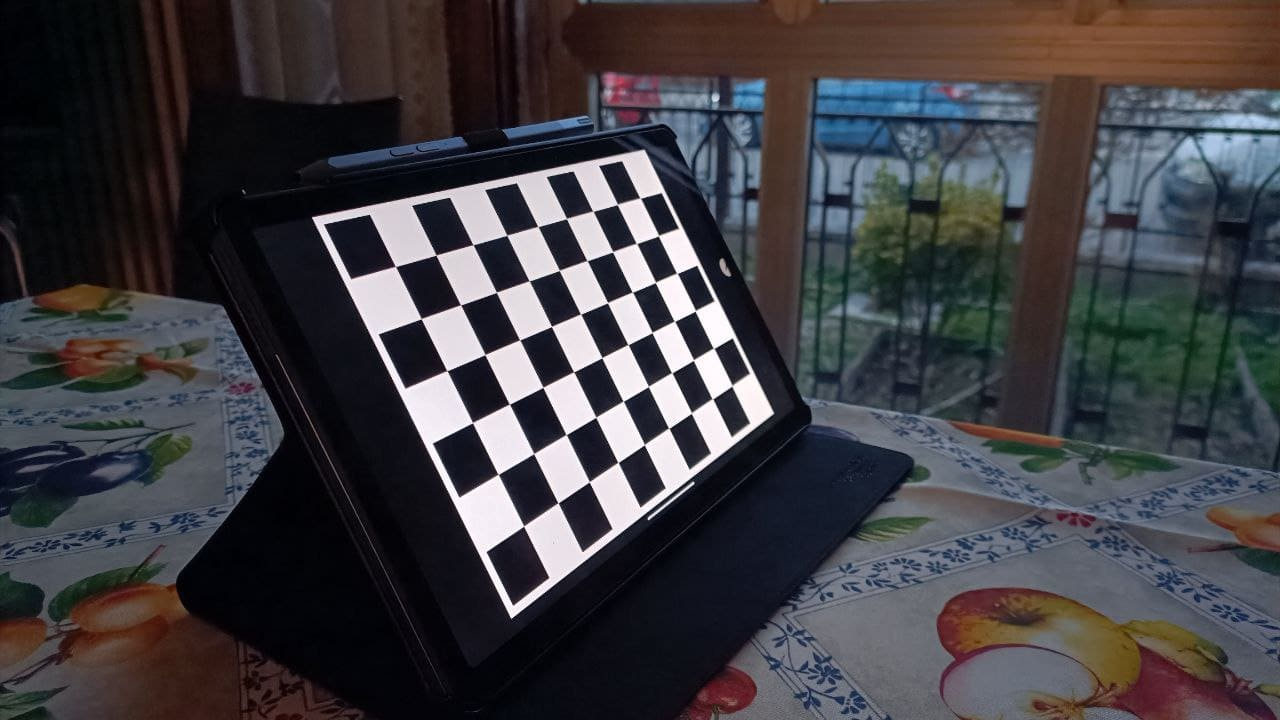
#> input picture 04- camera calibration/files/photo_2023-11-26_16-47-48.jpg, 1280 x 720 px; its folder holds only this picture in this run
$ python calibration_by_image.py
#> lines starting #> are read from the running program, lines starting #| are printed output that depends on the picture; after the words box and inside, x2 and y2 are one past the last pixel; in counts of white or black regions, pixels touching at a corner belong together; long printed decimals are rounded
import cv2 as cv
import numpy as np
import glob
import yaml

# Set corners of the chessboard
hc = 9
vc = 6

# Criteria for termination of the iterative process of corner refinement
criteria = (cv.TERM_CRITERIA_EPS + cv.TERM_CRITERIA_MAX_ITER, 30, 0.001)

# Prepare object points (3D points in real world space)
objp = np.zeros((vc * hc, 3), np.float32)
objp[:, :2] = np.mgrid[0:hc, 0:6].T.reshape(-1, 2)

# Arrays to store object points and image points from all the images
objpoints = []  # 3D point in real world space
imgpoints = []  # 2D points in image plane

# Load images
images = glob.glob('files/*.jpg')

for fname in images:
    img = cv.imread(fname)
#> img is the input picture: shape (720, 1280, 3); mean B, G, R 66.9, 62.7, 64.4
    gray = cv.cvtColor(img, cv.COLOR_BGR2GRAY)
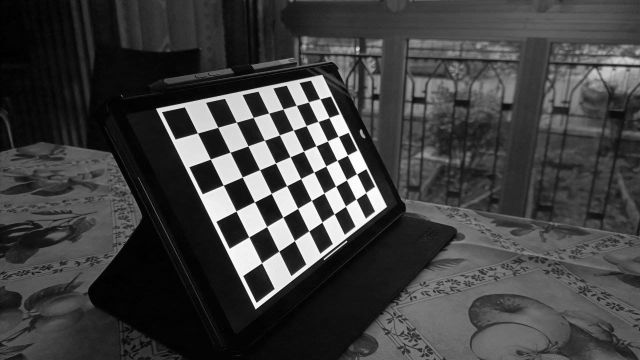
#> gray: shape (720, 1280) (shown at 1/2 size); min 0, max 255, mean 63.7

    # Find the chess board corners
    ret, corners = cv.findChessboardCorners(gray, (hc, vc), None)
#> ret = True; corners = 54 rows, first 8: [395.5, 266.5], [435.9, 255.1], [473.2, 244.8], [506.9, 235.3], [537.9, 226.5], [566.4, 218.6], [593.2, 211.4], [617.2, 204.5]

    # If found, add object points, image points (after refining them)
    if ret:
        objpoints.append(objp)
        corners2 = cv.cornerSubPix(gray, corners, (11, 11), (-1, -1), criteria)
#> corners2 = 54 rows, first 8: [395.4, 266.5], [435.9, 255.1], [473, 244.7], [506.8, 235.3], [538, 226.5], [566.5, 218.5], [593, 211.2], [617.3, 204.3]
        imgpoints.append(corners2)

        # Draw and display the corners
        img = cv.drawChessboardCorners(img, (hc, vc), corners2, ret)
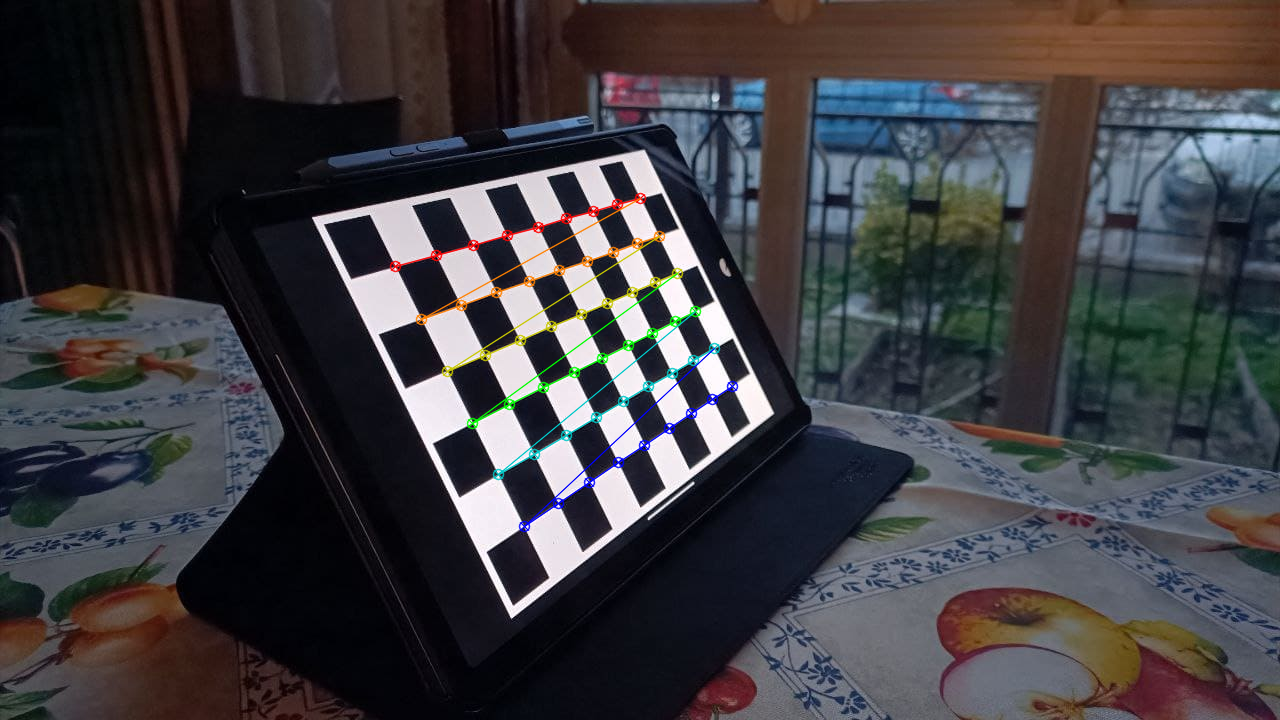
#> img: shape (720, 1280, 3); 1.26% of pixels changed, all inside (x1, y1, x2, y2) = (389, 192, 739, 533)
        cv.imshow("Check images", img)
        cv.waitKey(300)

cv.destroyAllWindows()

# Calibrate the camera
(
    ret,  # retval(returns the root mean square (RMS) re-projection error, usually it should be between 0.1
    # and 1.0 pixels in a good calibration.)
    mtx,  # Camera matrix
    dist,  # Distortion coefficients
    rvecs,  # Rotation vectors
    tvecs  # Translation vectors
) = cv.calibrateCamera(objpoints, imgpoints, gray.shape[::-1], None, None)
#> ret = 0.106; mtx = [[929.2, 0, 650.9], [0, 963.1, 364.6], [0, 0, 1]]; dist = [[-0.0997, 2.14, -0.000775, -0.00155, -13.11]]; rvecs = ([-0.201, -0.908, -0.442],); tvecs = ([-4.53, -1.68, 16.48],)

if ret is not None:
    # Show the result and save in the file
    data = {'Camera matrix:': np.asarray(mtx).tolist(), 'Distortion coefficients:': np.asarray(dist).tolist()}
#> data = {'Camera matrix:': [[929.2, 0, 650.9], [0, 963.1, 364.6], [0, 0, 1]], 'Distortion coefficients:': [[-0.0997, 2.14, -0.000775, -0.00155, -13.11]]}
    with open("calibration.yaml", "w") as f:
        yaml.dump(data, f)
    print("The results:\n")
    print("Camera matrix:")
    print(mtx)
#| [[929.241   0.         650.947]
#|  [  0.         963.080  364.566]
#|  [  0.           0.           1.        ]]
    print("\nDistortion coefficients:")
    print(dist)
#| [[-9.96721897e-02  2.14463128e+00 -7.74724832e-04 -1.54799363e-03
#|   -1.31070779e+01]]
    print("\n\nAlso you can find this result on the calibration.yaml file")

$ run again, on 04- camera calibration/files/photo_2023-11-26_16-48-05.jpg
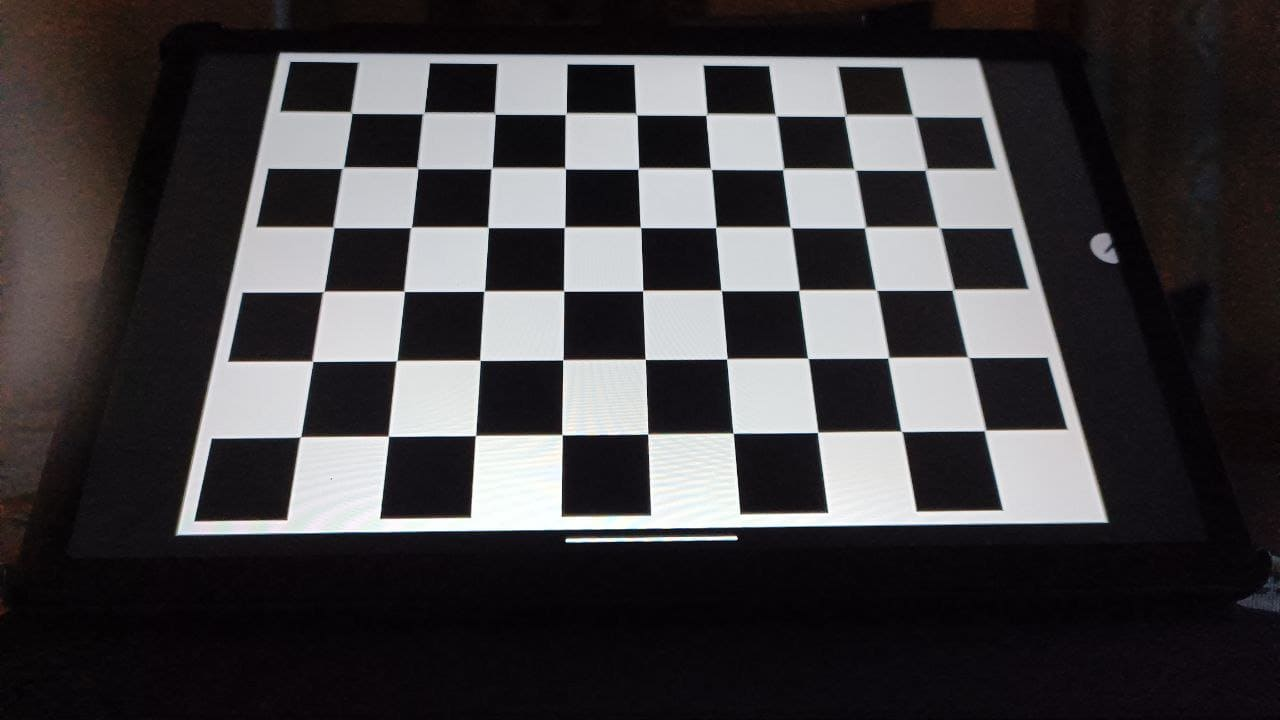
#> input picture 04- camera calibration/files/photo_2023-11-26_16-48-05.jpg, 1280 x 720 px
#> img is the input picture: shape (720, 1280, 3); mean B, G, R 65.8, 63.6, 66.1
#> `ret, corners = cv.findChessboardCorners(gray, (hc, vc), None)`: ret = True; corners = 54 rows, first 8: [352.2, 113.5], [424.4, 111.8], [495.5, 114.5], [565, 114.7], [637.1, 115.4], [705.6, 115.6], [776.9, 116.1], [844.3, 116.6]
#> corners2 = 54 rows, first 8: [351.4, 112.6], [423.5, 113], [494.8, 113.5], [565.7, 113.8], [636.5, 114.2], [706.5, 114.5], [775.9, 115.1], [845.2, 115.6]
#> `img = cv.drawChessboardCorners(img, (hc, vc), corners2, ret)`:
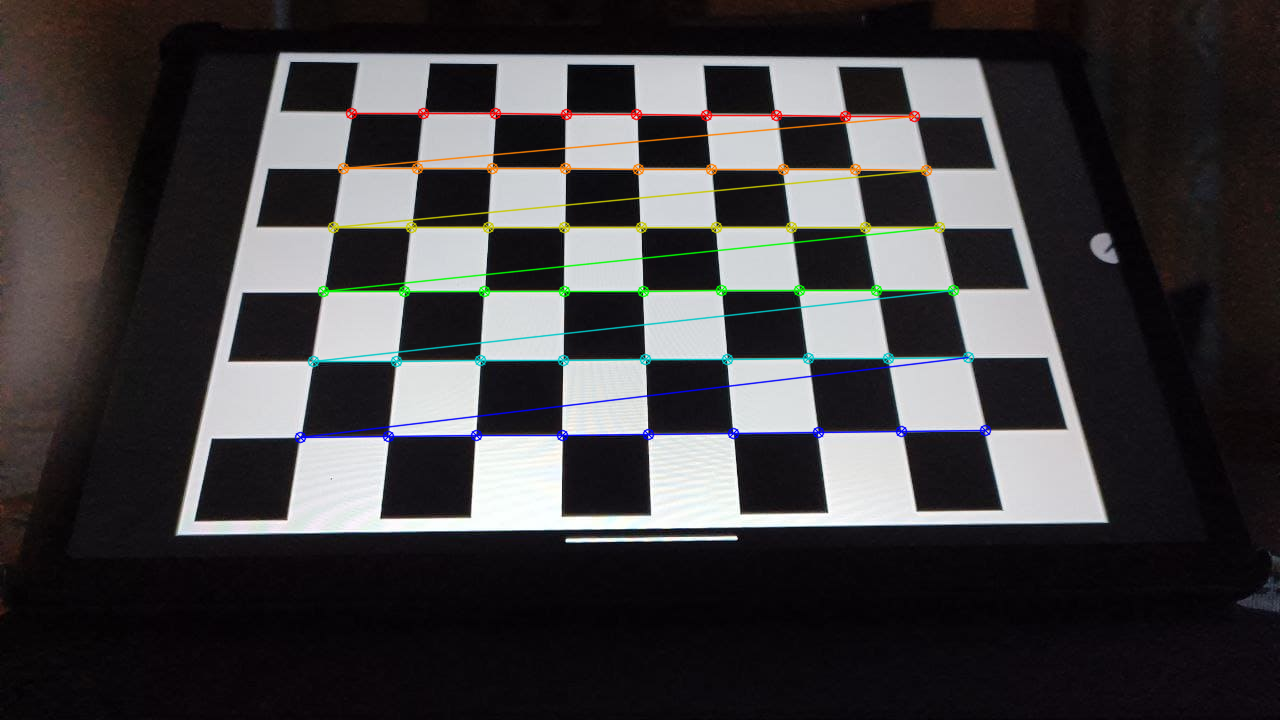
#> img: shape (720, 1280, 3); 2.68% of pixels changed, all inside (x1, y1, x2, y2) = (294, 107, 992, 444)
#> `( ret,`: ret = 0.111; mtx = [[1026, 0, 643.6], [0, 1027.5, 326.5], [0, 0, 1]]; dist = [[-0.0293, 0.166, -0.000849, 0.00193, 0.19]]; rvecs = ([-0.55, -0.0496, -0.0186],); tvecs = ([-4.1, -2.99, 14.36],)
#> data = {'Camera matrix:': [[1026, 0, 643.6], [0, 1027.5, 326.5], [0, 0, 1]], 'Distortion coefficients:': [[-0.0293, 0.166, -0.000849, 0.00193, 0.19]]}
#| [[1.02601094e+03 0.00000000e+00 6.43615027e+02]
#|  [0.00000000e+00 1.02749233e+03 3.26537052e+02]
#|  [0.00000000e+00 0.00000000e+00 1.00000000e+00]]
#| [[-0.02934   0.1659 -0.0008489  0.001928   0.1899]]

$ run again, on 04- camera calibration/files/photo_2023-11-26_16-47-53.jpg
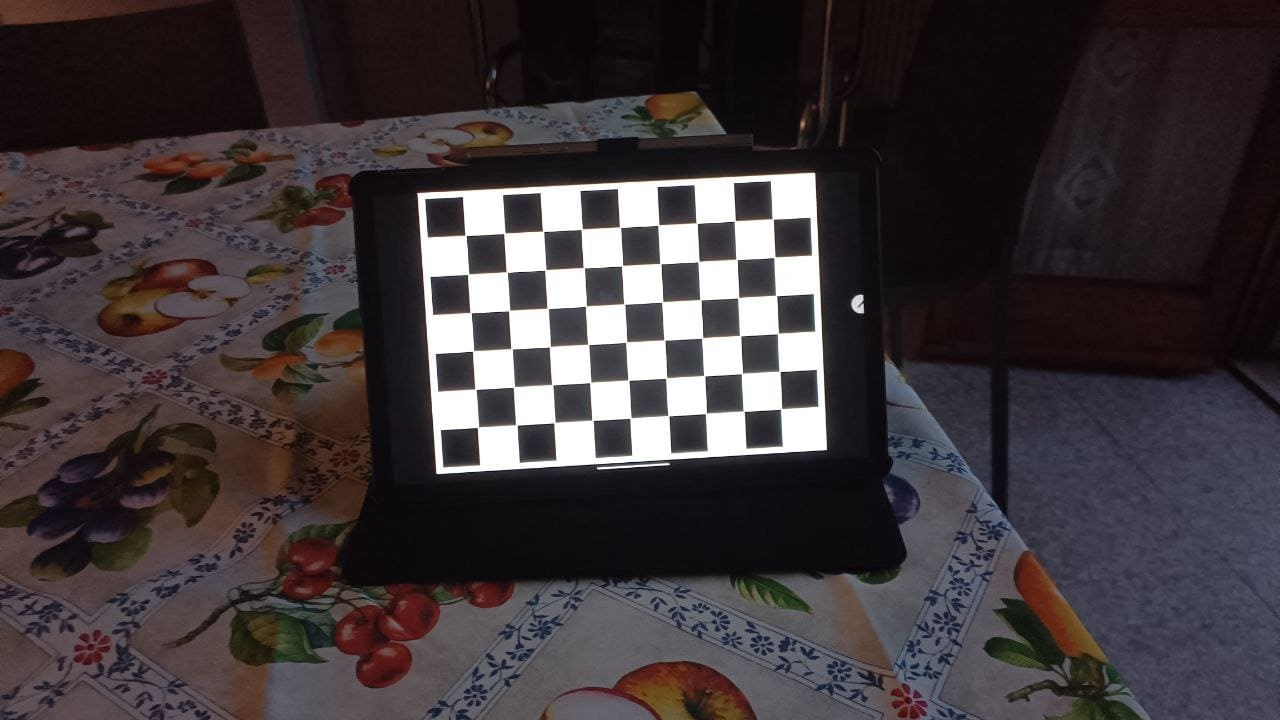
#> input picture 04- camera calibration/files/photo_2023-11-26_16-47-53.jpg, 1280 x 720 px
#> img is the input picture: shape (720, 1280, 3); mean B, G, R 58.4, 55.5, 62.9
#> `gray = cv.cvtColor(img, cv.COLOR_BGR2GRAY)`:
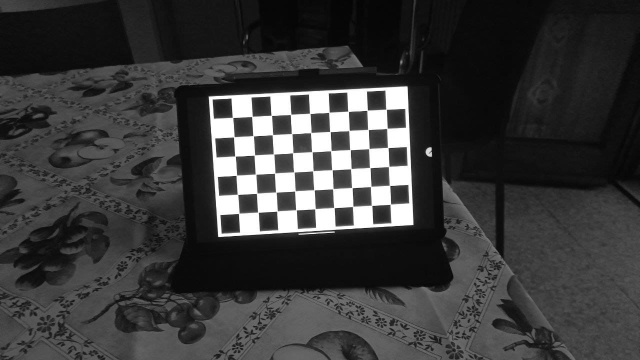
#> gray: shape (720, 1280) (shown at 1/2 size); min 1, max 255, mean 58
#> `ret, corners = cv.findChessboardCorners(gray, (hc, vc), None)`: ret = True; corners = 54 rows, first 8: [466.7, 236.2], [507, 234], [544.4, 231.4], [582.9, 227.9], [618.3, 226.4], [656.6, 225.3], [695, 220], [733.3, 221.5]
#> corners2 = 54 rows, first 8: [465.5, 235.4], [504.4, 233.2], [543.1, 231.3], [581.7, 229.1], [620.1, 227.3], [658.3, 224.9], [696.7, 223.2], [734.7, 220.7]
#> `img = cv.drawChessboardCorners(img, (hc, vc), corners2, ret)`:
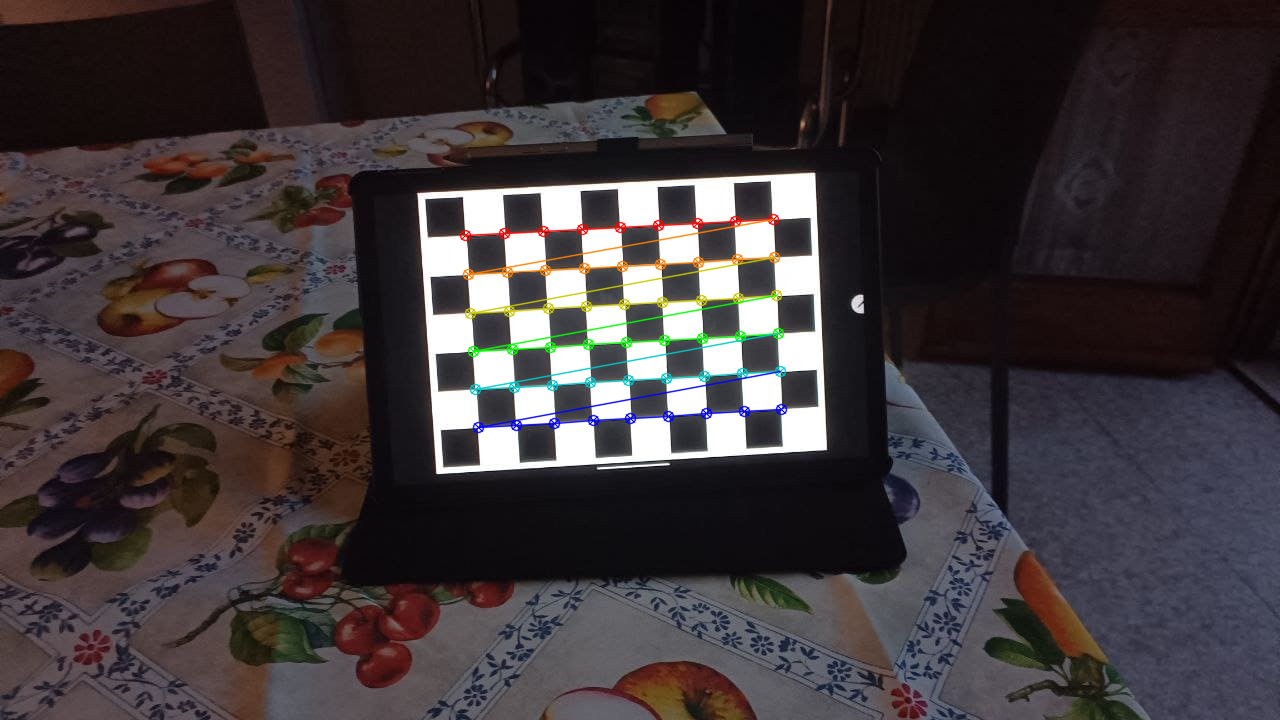
#> img: shape (720, 1280, 3); 1.54% of pixels changed, all inside (x1, y1, x2, y2) = (459, 213, 788, 434)
#> `( ret,`: ret = 0.163; mtx = [[984, 0, 604.8], [0, 982.9, 354.7], [0, 0, 1]]; dist = [[-0.169, 7.36, -0.00133, -0.00131, -93.11]]; rvecs = ([0.0615, -0.0342, -0.0569],); tvecs = ([-3.6, -3.08, 25.4],)
#> data = {'Camera matrix:': [[984, 0, 604.8], [0, 982.9, 354.7], [0, 0, 1]], 'Distortion coefficients:': [[-0.169, 7.36, -0.00133, -0.00131, -93.11]]}
#| [[984.040   0.         604.846 ]
#|  [  0.         982.865 354.681]
#|  [  0.           0.           1.        ]]
#| [[-1.68882063e-01  7.35520499e+00 -1.32684516e-03 -1.30725615e-03
#|   -9.31083814e+01]]
